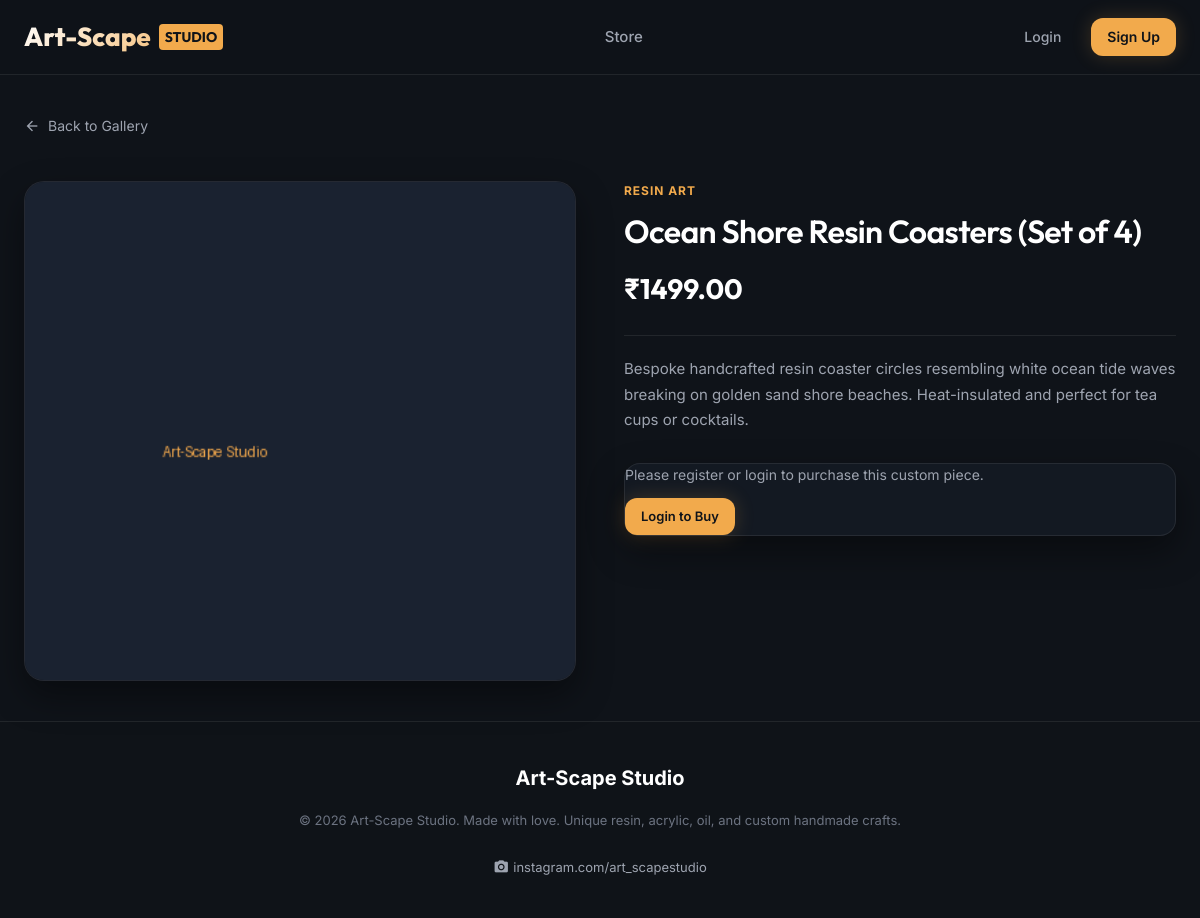
/product/1/, run on the app's committed database.
### shop/models.py (models this page shows, shortened)
class Product(models.Model):
    CATEGORY_CHOICES = [
        ('resin', 'Resin Art'),
        ('acrylic', 'Acrylic Art'),
        ('oil', 'Oil Painting'),
        ('fabric', 'Fabric Art'),
        ('custom', 'Custom Handmade Artworks'),
    ]
    name = models.CharField(max_length=200)
    description = models.TextField()
    price = models.DecimalField(max_digits=10, decimal_places=2)
    category = models.CharField(max_length=20, choices=CATEGORY_CHOICES, default='custom')
    image = models.ImageField(upload_to='products/')
    available = models.BooleanField(default=True)
    created_at = models.DateTimeField(auto_now_add=True)
    updated_at = models.DateTimeField(auto_now=True)

### shop/views.py (the view)
# urls.py: path('product/<int:pk>/', views.product_detail, name='product_detail'),
def product_detail(request, pk):
    product = get_object_or_404(Product, pk=pk)
    return render(request, 'shop/product_detail.html', {'product': product})

### shop/templates/shop/product_detail.html (shortened to what this page needs)
{% extends 'shop/base.html' %}
{% load static %}
{% block content %}
<a href="{% url 'home' %}" style="display: inline-flex; align-items: center; gap: 8px; color: var(--text-sub); margin-bottom: 24px; font-size:14px;">
    <span class="material-icons" style="font-size: 16px;">arrow_back</span> Back to Gallery
</a>
<div class="detail-grid">
    <div class="detail-img-box">
        {% if product.image %}
            <img src="{{ product.image.url }}" alt="{{ product.name }}">
        {% else %}
            <img src="https://images.unsplash.com/photo-1549887534-1541e9326642?q=80&w=600&auto=format&fit=crop" alt="Fallback art asset">
        {% endif %}
    </div>
    <div class="detail-info">
        <div class="detail-category">{{ product.get_category_display }}</div>
        <h1 class="detail-title">{{ product.name }}</h1>
        <div class="detail-price">₹{{ product.price }}</div>
        <div class="detail-desc">
            <p>{{ product.description }}</p>
        </div>
        {% if product.available %}
            {% if request.user.is_authenticated %}
                <form action="{% url 'add_to_cart' product.id %}" method="POST">
                    {% csrf_token %}
                    <div class="qty-select">
                        <span style="font-size: 14px; color: var(--text-sub); font-weight:500;">Quantity:</span>
                        <div style="display: flex; align-items: center; border: 1px solid var(--border-color); border-radius: 10px; padding: 2px;">
                            <button type="button" class="qty-btn" id="minus-btn">-</button>
                            <input type="number" name="quantity" id="qty-input" class="qty-input" value="1" min="1" readonly>
                            <button type="button" class="qty-btn" id="plus-btn">+</button>
                        </div>
                    </div>
                    <button type="submit" class="glow-btn" style="width: 100%; max-width: 300px; padding: 14px;">
                        <span class="material-icons" style="font-size: 20px;">shopping_cart</span> Add to Cart
                    </button>
                </form>
            {% else %}
                <div class="glass-panel" style="padding: 20px; border-radius:12px; max-width: 400px; border-color: rgba(242, 168, 76, 0.2);">
                    <p style="color: var(--text-sub); font-size:14px; margin-bottom:12px;">Please register or login to purchase this custom piece.</p>
                    <a href="{% url 'login' %}?next={{ request.path }}" class="glow-btn" style="font-size:13px; padding: 8px 16px;">Login to Buy</a>
                </div>
            {% endif %}
        {% else %}
            <div style="color: var(--accent); font-weight:600; font-size:16px;">
                Temporarily Sold Out / Unavailable
            </div>
        {% endif %}
    </div>
</div>
{% endblock %}

### shop/static/shop/style.css (style rules this page uses)
:root { --bg-dark: #0f1319; --bg-card: rgba(22, 28, 38, 0.75); --bg-card-hover: rgba(30, 38, 52, 0.9); --border-color: rgba(255, 255, 255, 0.08); --border-hover: rgba(255, 255, 255, 0.18); --primary: #f2aa4c; --primary-hover: #e09738; --secondary: #92a8d1; --accent: #ff6f61; --text-main: #f5f6f8; --text-sub: #9ea4b0; --text-muted: #6c7381; --font-heading: 'Outfit', 'Inter', system-ui, -apple-system, sans-serif; --font-body: 'Inter', system-ui, -apple-system, sans-serif; --transition-smooth: all 0.3s cubic-bezier(0.4, 0, 0.2, 1); --shadow-premium: 0 15px 35px rgba(0, 0, 0, 0.4); --shadow-glow: 0 0 20px rgba(242, 168, 76, 0.2); }
* { margin: 0; padding: 0; box-sizing: border-box; }
body { background-color: var(--bg-dark); font-family: var(--font-body); color: var(--text-main); min-height: 100vh; display: flex; flex-direction: column; overflow-x: hidden; line-height: 1.6; }
h1, h2, h3, h4, h5, h6 { font-family: var(--font-heading); font-weight: 600; letter-spacing: -0.02em; color: #ffffff; }
a { color: inherit; text-decoration: none; transition: var(--transition-smooth); }
img { max-width: 100%; height: auto; display: block; }
.glass-panel { background: var(--bg-card); backdrop-filter: blur(16px); -webkit-backdrop-filter: blur(16px); border: 1px solid var(--border-color); border-radius: 16px; box-shadow: var(--shadow-premium); transition: var(--transition-smooth); }
.glow-btn { background: var(--primary); color: #0f1319; padding: 12px 28px; border-radius: 12px; font-weight: 600; border: none; cursor: pointer; display: inline-flex; align-items: center; justify-content: center; gap: 8px; transition: var(--transition-smooth); box-shadow: var(--shadow-glow); }

### shop/templates/shop/product_detail.html (style rules this page uses)
.detail-grid { display: grid; grid-template-columns: 1fr 1fr; gap: 48px; align-items: start; margin-top: 20px; }
.detail-img-box { position: relative; border-radius: 20px; overflow: hidden; border: 1px solid var(--border-color); background: #121720; box-shadow: var(--shadow-premium); max-height: 500px; }
.detail-img-box img { width: 100%; height: 100%; object-fit: cover; }
.detail-info { display: flex; flex-direction: column; }
.detail-category { font-size: 12px; font-weight: 700; text-transform: uppercase; color: var(--primary); letter-spacing: 0.08em; margin-bottom: 12px; }
.detail-title { font-size: 32px; color: #ffffff; margin-bottom: 16px; line-height: 1.2; }
.detail-price { font-size: 28px; font-weight: 700; color: #ffffff; margin-bottom: 24px; font-family: var(--font-heading); }
.detail-desc { color: var(--text-sub); font-size: 15px; line-height: 1.7; margin-bottom: 30px; border-top: 1px solid var(--border-color); padding-top: 20px; }

### data on the page
Product: image (picture), category "RESIN ART", name "Ocean Shore Resin Coasters (Set of 4)", price "1499.00", description "Bespoke handcrafted resin coaster circles resembling white ocean tide waves breaking on golden sand shore beaches. Heat-insulated and perfect for tea cups or cocktails."
